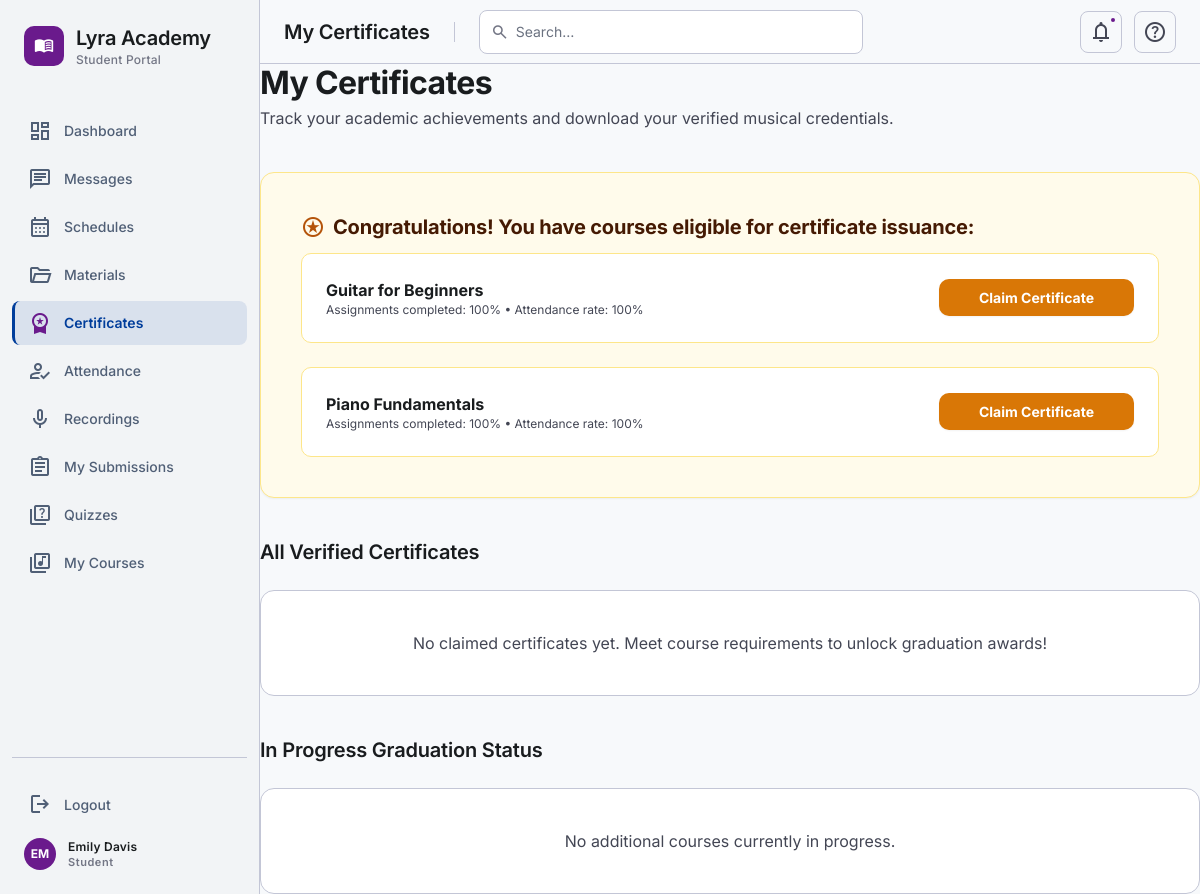
Page /34_Student_Certificates/index.php (signed in) on the committed database.
### tables this page shows
CREATE TABLE IF NOT EXISTS courses (
    id INT AUTO_INCREMENT PRIMARY KEY,
    title VARCHAR(150) NOT NULL,
    description TEXT,
    instrument_id INT,
    difficulty ENUM('beginner', 'intermediate', 'advanced') DEFAULT 'beginner',
    price DECIMAL(10, 2) DEFAULT 0.00,
    status ENUM('draft', 'published') DEFAULT 'draft',
    created_at TIMESTAMP DEFAULT CURRENT_TIMESTAMP,
    updated_at TIMESTAMP DEFAULT CURRENT_TIMESTAMP ON UPDATE CURRENT_TIMESTAMP,
    FOREIGN KEY (instrument_id) REFERENCES instruments(id) ON DELETE SET NULL
);

### config/cert_helper.php (called while the page is built, shortened)
<?php
function cert_get_eligibility(PDO $pdo, int $studentId, int $courseId): array {
    $stmt = $pdo->prepare("SELECT COUNT(*) FROM assignments WHERE course_id = :cid");
    $stmt->execute(['cid' => $courseId]);
    $total = (int) $stmt->fetchColumn();
    $stmt = $pdo->prepare("
        SELECT COUNT(*)
        FROM submissions s
        JOIN assignments a ON s.assignment_id = a.id
        WHERE a.course_id = :cid AND s.student_id = :sid
    ");
    $stmt->execute(['cid' => $courseId, 'sid' => $studentId]);
    $submitted = (int) $stmt->fetchColumn();
    $progress = $total > 0 ? round(($submitted / $total) * 100) : 100;
    $stmt = $pdo->prepare("
        SELECT status FROM attendance a
        JOIN schedules s ON a.schedule_id = s.id
        WHERE a.student_id = :sid AND s.course_id = :cid
    ");
    $stmt->execute(['sid' => $studentId, 'cid' => $courseId]);
    $records = $stmt->fetchAll(PDO::FETCH_COLUMN);
    $totalSessions = count($records);
    $attendance = 100;
    return [
        'progress'   => $progress,
        'attendance' => $attendance,
        'eligible'   => ($progress >= 90 && $attendance >= 80),
    ];
}

### 34_Student_Certificates/index.php (the view, shortened to what this page needs)
<?php
require_once __DIR__ . '/../config/design-system.php';
require_once __DIR__ . '/../config/cert_helper.php';
$pdo = require_once __DIR__ . '/../config/db.php';
$studentId = $_SESSION['user_id'];
try {
    $coursesStmt = $pdo->prepare("
        SELECT c.id as course_id, c.title, c.description, c.difficulty,
               cert.certificate_hash, cert.file_path, cert.issued_at
        FROM courses c
        JOIN enrollments e ON c.id = e.course_id
        LEFT JOIN certificates cert ON c.id = cert.course_id AND cert.student_id = :student_id
        WHERE e.student_id = :student_id AND e.status = 'approved'
        ORDER BY c.title ASC
    ");
    $coursesStmt->execute(['student_id' => $studentId]);
    $courses = $coursesStmt->fetchAll();
    $claimedCertificates = [];
    $eligibleToClaim = [];
    $inProgressCourses = [];
    foreach ($courses as $c) {
        $courseId = $c['course_id'];
        if ($c['certificate_hash'] !== null) {
            $claimedCertificates[] = $c;
        } else {
            $elig = cert_get_eligibility($pdo, $studentId, $courseId);
            $c['progress_percent'] = $elig['progress'];
            $c['attendance_rate'] = $elig['attendance'];
            if ($elig['eligible']) {
                $eligibleToClaim[] = $c;
            } else {
                $inProgressCourses[] = $c;
            }
        }
    }
} catch (Exception $e) {
    error_log('DB error: ' . $e->getMessage()); die('A database error occurred. Please try again later.');
}
?>
<!DOCTYPE html>
<html lang="en">
<head>
</head>
<body class="bg-background text-on-surface">
<main id="lms-main-content" class="lms-main">
    <div class="max-w-container-max mx-auto space-y-lg">
        <div class="mb-lg">
            <h1 class="text-h1 font-h1 text-on-background">My Certificates</h1>
            <p class="text-body-lg font-body-lg text-on-surface-variant mt-xs">Track your academic achievements and download your verified musical credentials.</p>
        </div>
        <?php if (!empty($eligibleToClaim)): ?>
            <section class="bg-amber-50 border border-amber-200 rounded-xl p-lg shadow-sm">
                <h2 class="text-h3 font-bold text-amber-950 flex items-center gap-2 mb-sm">
                    <span class="material-symbols-outlined text-amber-700" aria-hidden="true">stars</span>
                    Congratulations! You have courses eligible for certificate issuance:
                </h2>
                <div class="space-y-md">
                    <?php foreach ($eligibleToClaim as $c): ?>
                        <div class="flex flex-col sm:flex-row sm:items-center justify-between p-md bg-white rounded-lg border border-amber-200">
                            <div>
                                <h3 class="font-bold text-on-surface"><?= htmlspecialchars($c['title']) ?></h3>
                                <p class="text-xs text-on-surface-variant">Assignments completed: <?= $c['progress_percent'] ?>% • Attendance rate: <?= $c['attendance_rate'] ?>%</p>
                            </div>
                            <button onclick="claimCertificate(<?= $c['course_id'] ?>)" class="mt-md sm:mt-0 px-lg py-2 bg-amber-600 hover:bg-amber-700 text-white rounded-lg font-bold text-body-md shadow-sm transition-all active:scale-[0.98]">
                                Claim Certificate
                            </button>
                        </div>
                    <?php endforeach; ?>
                </div>
            </section>
        <?php endif; ?>
        <section>
            <div class="flex items-center justify-between mb-md">
                <h2 class="text-h3 font-h3 text-on-background">All Verified Certificates</h2>
            </div>
            <div class="grid grid-cols-1 md:grid-cols-2 lg:grid-cols-3 gap-md">
                <?php if (empty($claimedCertificates)): ?>
                    <div class="col-span-full bg-surface-container-lowest border border-outline-variant rounded-xl p-lg text-center text-on-surface-variant">
                        No claimed certificates yet. Meet course requirements to unlock graduation awards!
                    </div>
                <?php endif; ?>
            </div>
        </section>
        <section class="mt-xl">
            <h2 class="text-h3 font-h3 text-on-background mb-md">In Progress Graduation Status</h2>
            <div class="grid grid-cols-1 md:grid-cols-2 gap-md">
                <?php if (empty($inProgressCourses)): ?>
                    <div class="col-span-full bg-surface-container-lowest border border-outline-variant rounded-xl p-lg text-center text-on-surface-variant">
                        No additional courses currently in progress.
                    </div>
                <?php endif; ?>
            </div>
        </section>
    </div>
</main>
</body>
</html>

### rows in the picture
courses: title "Guitar for Beginners", progress_percent "100", attendance_rate "100"
courses: title "Piano Fundamentals", progress_percent "100", attendance_rate "100"

### other values in the picture
$cfg['label'] "Student Portal"
$item['label'] "Dashboard"
$item['label'] "Messages"
$item['label'] "Schedules"
$item['label'] "Materials"
$item['label'] "Certificates"
$item['label'] "Attendance"
$item['label'] "Recordings"
$item['label'] "My Submissions"
$item['label'] "Quizzes"
$item['label'] "My Courses"
$initials "EM"
$name "Emily Davis"
$roleLabel "Student"
$pageTitle "My Certificates"
